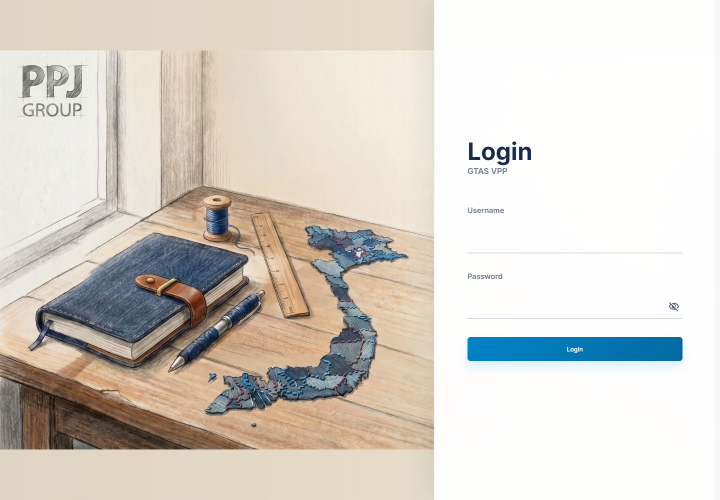
#> input picture tmp/03d-login-current.png, 1440 x 1000 px, found by its file name (shown at 1/2 size)
$ python prepare_03d_screenshots.py
#> lines starting #> are read from the running program, lines starting #| are printed output that depends on the picture
from pathlib import Path

from PIL import Image, ImageOps


ROOT = Path(r"D:\WORK\gtas_vpp")
AUDIT = ROOT / "audit" / "runs" / "20260528T040959Z" / "screenshots"
OUTPUT = ROOT / "LVTN" / "screenshots" / "ch03"
OUTPUT.mkdir(parents=True, exist_ok=True)


SCREENSHOTS = [
    (ROOT / "tmp" / "03d-login-current.png", "ui-login.png", None),
    (AUDIT / "dashboard.my-orders-desktop.png", "ui-dashboard-my-orders.png", (0, 0, 1920, 1080)),
    (AUDIT / "dashboard.history-desktop.png", "ui-order-history.png", (0, 0, 1920, 540)),
    (AUDIT / "dashboard.order-create.new-desktop.png", "ui-order-create.png", (0, 0, 1920, 1080)),
    (AUDIT / "dashboard.period-operations-desktop.png", "ui-period-operations.png", (0, 0, 1920, 660)),
    (AUDIT / "library.pricing.price-lists-desktop.png", "ui-price-lists.png", (0, 0, 1920, 380)),
    (AUDIT / "library.items-desktop.png", "ui-library-items.png", (0, 0, 1920, 1080)),
    (AUDIT / "permission.component-desktop.png", "ui-permission-groups.png", (0, 0, 1920, 380)),
    (AUDIT / "dashboard.management.all-desktop.png", "ui-all-orders-summary.png", (0, 0, 1920, 540)),
]


for source, filename, crop_box in SCREENSHOTS:
    if not source.exists():
        raise FileNotFoundError(source)
    image = ImageOps.exif_transpose(Image.open(source)).convert("RGB")
#> image is the input picture: PIL image 1440x1000 RGB; mean R, G, B 215.8, 209.8, 201.6
    if crop_box is not None:
        right = min(crop_box[2], image.width)
        bottom = min(crop_box[3], image.height)
        image = image.crop((crop_box[0], crop_box[1], right, bottom))
    image = ImageOps.expand(image, border=2, fill=(150, 150, 150))
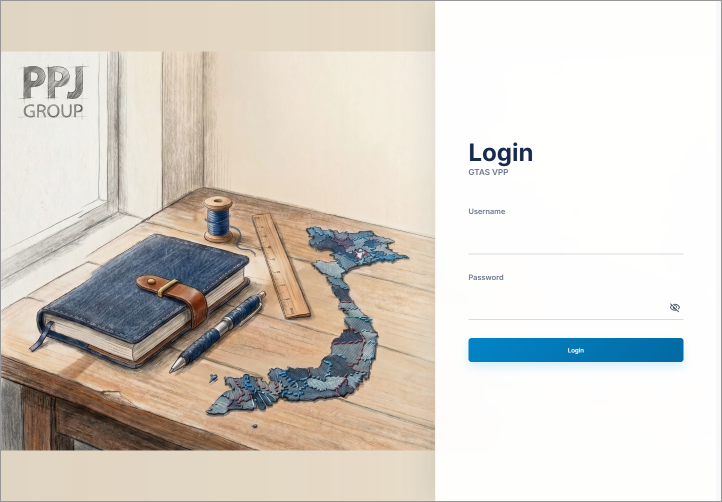
#> image: PIL image 1444x1004 RGB (shown at 1/2 size); mean R, G, B 215.4, 209.4, 201.3
    destination = OUTPUT / filename
    image.save(destination, format="PNG", optimize=True)
    print(f"{filename}: {image.width}x{image.height}")
#| ui-login.png: 1444x1004
#> (the run stopped early here; a loop or call above may not have finished)
